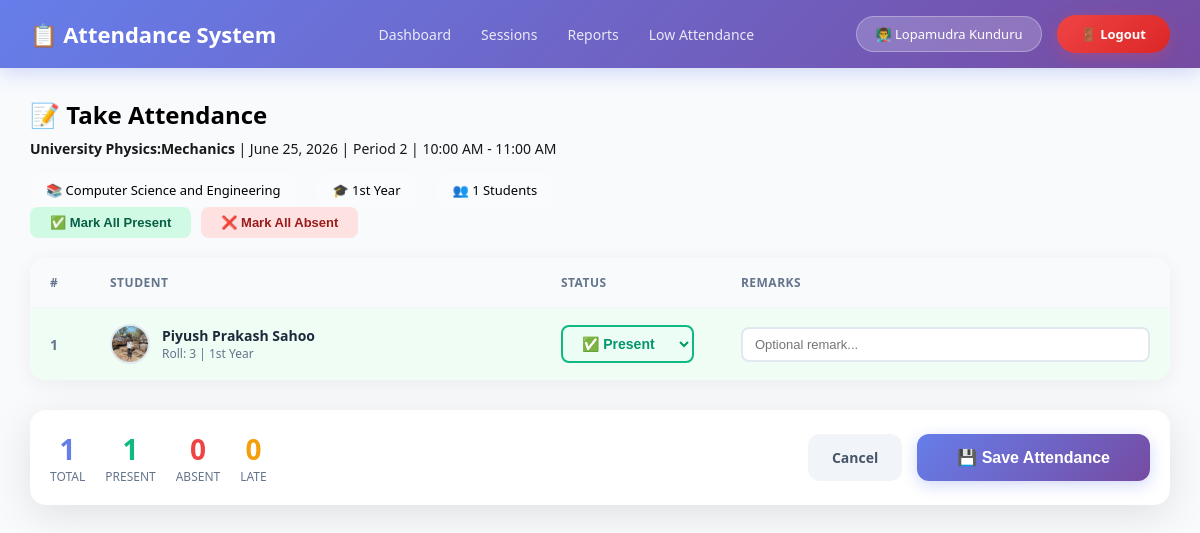
The app's page /attendance/session/10/take/ (signed in) with its own data.
### StudentManage_app/models.py (models this page shows, shortened)
class Teacher(models.Model):
    teacher_id = models.CharField(max_length=20, unique=True,null=True,blank=True)
    name = models.CharField(max_length=100)
    email = models.EmailField(unique=True)
    phone = models.CharField(max_length=15)
    qualification = models.CharField(max_length=100, null=True, blank=True)
    experience = models.IntegerField(default=0)
    department = models.ForeignKey(Department, on_delete=models.CASCADE)
    joining_date = models.DateField(null=True, blank=True)
    status = models.BooleanField(default=True)
    created_at = models.DateTimeField(null=True, blank=True)
    password_hash = models.CharField(max_length=128, blank=True, null=True)
    is_teacher_admin = models.BooleanField(default=False, help_text="Can manage other teachers")

class AttendanceSession(models.Model):
    subject = models.ForeignKey(Subject, on_delete=models.CASCADE, related_name='sessions')
    teacher = models.ForeignKey(Teacher, on_delete=models.CASCADE, related_name='sessions_taken')
    date = models.DateField(default=timezone.now)
    period = models.CharField(max_length=50)
    start_time = models.TimeField()
    end_time = models.TimeField()
    is_completed = models.BooleanField(default=False)
    total_students = models.IntegerField(default=0)
    present_count = models.IntegerField(default=0)
    absent_count = models.IntegerField(default=0)
    created_at = models.DateTimeField(null=True,blank=True)
    class Meta:
        unique_together = ['subject', 'teacher', 'date', 'period']

class Subject(models.Model):
    department = models.ForeignKey(Department, on_delete=models.CASCADE, related_name='subjects', null=True, blank=True)
    YEAR_CHOICES = (
        ('1st Year', '1st Year'),
        ('2nd Year', '2nd Year'),
        ('3rd Year', '3rd Year'),
        ('4th Year', '4th Year'),
    )
    SEMESTER_CHOICES = (
        ('1st Semester', '1st Semester'),
        ('2nd Semester', '2nd Semester'),
        ('3rd Semester', '3rd Semester'),
        ('4th Semester', '4th Semester'),
        ('5th Semester', '5th Semester'),
        ('6th Semester', '6th Semester'),
        ('7th Semester', '7th Semester'),
        ('8th Semester', '8th Semester'),
    )
    semester = models.CharField(max_length=20, choices=SEMESTER_CHOICES, null=True, blank=True)
    year = models.CharField(max_length=20, choices=YEAR_CHOICES, null=True, blank=True)
    subject_name = models.CharField(max_length=100)
    subject_code = models.CharField(max_length=20, unique=True)
    credits = models.IntegerField(default=3)

class Department(models.Model):
    name = models.CharField(max_length=100)
    hod = models.ForeignKey(
        'Teacher',  # Use string reference to avoid circular import
        on_delete=models.SET_NULL,  # Keep department if teacher is deleted
        null=True,
        blank=True,
        related_name='headed_departments'  # Access from Teacher side
    )

class Student(models.Model):
    YEAR_CHOICES = (
        ('1st Year', '1st Year'),
        ('2nd Year', '2nd Year'),
        ('3rd Year', '3rd Year'),
        ('4th Year', '4th Year'),
    )
    GENDER_CHOICES = (
        ('Male', 'Male'),
        ('Female', 'Female'),
        ('Other', 'Other'),
    )
    name = models.CharField(max_length=100)
    roll_no = models.CharField(max_length=20, unique=True)
    email = models.EmailField(unique=True)
    phone = models.CharField(max_length=15)
    department = models.ForeignKey(Department, on_delete=models.CASCADE, related_name='students')
    year = models.CharField(max_length=20, choices=YEAR_CHOICES)
    gender = models.CharField(max_length=20, choices=GENDER_CHOICES)
    dob = models.DateField()
    address = models.TextField()
    photo = models.ImageField(upload_to='students/', blank=True, null=True)
    created_at = models.DateTimeField(auto_now_add=True,null=True,blank=True)
    class Meta:
        ordering = ['-name']

### StudentManage_app/views.py (the view, shortened to what this page needs)
# urls.py: path('attendance/session/<int:session_id>/take/', views.take_attendance, name='take_attendance'),
@teacher_login_required
def take_attendance(request, session_id):
    session = get_object_or_404(AttendanceSession, id=session_id)
    teacher = get_current_teacher(request)
    if session.teacher != teacher and not teacher.is_teacher_admin:
        messages.error(request, "You can only take attendance for your own sessions.")
        return redirect('session_list')
    if session.is_completed:
        messages.warning(request, "This session is already completed.")
        return redirect('session_detail', session_id=session.id)
    students = Student.objects.filter(
        department=session.subject.department,
        year=session.subject.year
    ).order_by('roll_no')
    existing_records = {rec.student_id: rec for rec in session.records.all()}
    context = {
        'session': session,
        'students': students,
        'existing_records': existing_records,
        'status_choices': Attendance.STATUS_CHOICES,
        'teacher': teacher,
    }
    return render(request, 'StudentManage_app/attendance/take_attendance.html', context)

### StudentManage_app/views.py (called while the page is built)
def get_current_teacher(request):
    teacher_id = request.session.get('teacher_id')
    if teacher_id:
        try:
            return Teacher.objects.get(id=teacher_id, status=True)
        except Teacher.DoesNotExist:
            if 'teacher_id' in request.session:
                del request.session['teacher_id']
    return None

def teacher_login_required(view_func):
    @wraps(view_func)
    def wrapper(request, *args, **kwargs):
        teacher_id = request.session.get('teacher_id')
        if not teacher_id:
            messages.error(request, "Please login as teacher to access this page.")
            return redirect('teacher_login')
        try:
            teacher = Teacher.objects.get(id=teacher_id, status=True)
            request.teacher = teacher  # Attach to request for convenience
        except Teacher.DoesNotExist:
            if 'teacher_id' in request.session:
                del request.session['teacher_id']
            messages.error(request, "Session expired. Please login again.")
            return redirect('teacher_login')
        return view_func(request, *args, **kwargs)
    return wrapper

### StudentManage_app/templates/StudentManage_app/attendance/take_attendance.html (shortened to what this page needs)
{% extends 'StudentManage_app/attendance/base.html' %}
{% block content %}
<div class="attendance-header">
    <h2>📝 Take Attendance</h2>
    <p>
        <strong>{{ session.subject.subject_name }}</strong> |
        {{ session.date|date:"F d, Y" }} |
        Period {{ session.period }} |
        {{ session.start_time|time:"g:i A" }} - {{ session.end_time|time:"g:i A" }}
    </p>
    <div class="attendance-stats">
        <div class="attendance-stat">📚 {{ session.subject.department.name }}</div>
        <div class="attendance-stat">🎓 {{ session.subject.year }}</div>
        <div class="attendance-stat">👥 {{ students|length }} Students</div>
    </div>
</div>
{% if students %}
<form method="post" id="attendanceForm">
    <div class="bulk-actions">
        <button type="button" class="btn-bulk btn-bulk-present" onclick="markAll('Present')">
            ✅ Mark All Present
        </button>
        <button type="button" class="btn-bulk btn-bulk-absent" onclick="markAll('Absent')">
            ❌ Mark All Absent
        </button>
    </div>
    <div class="card" style="padding: 0; overflow: hidden;">
        <table style="width: 100%; border-collapse: collapse;">
            <thead>
                <tr style="background: #f8fafc;">
                    <th style="padding: 16px 20px; text-align: left; width: 60px;">#</th>
                    <th style="padding: 16px 20px; text-align: left;">Student</th>
                    <th style="padding: 16px 20px; text-align: left; width: 180px;">Status</th>
                    <th style="padding: 16px 20px; text-align: left;">Remarks</th>
                </tr>
            </thead>
            <tbody>
                {% for student in students %}
                <tr class="student-row" id="row-{{ student.id }}">
                    <td style="padding: 16px 20px; font-weight: 700; color: #64748b;">{{ forloop.counter }}</td>
                    <td style="padding: 16px 20px;">
                        <div class="student-info">
                            {% if student.photo %}
                            <img src="{{ student.photo.url }}" class="student-avatar" alt="{{ student.name }}">
                            {% else %}
                            <div class="student-avatar-placeholder">{{ student.name|first|upper }}</div>
                            {% endif %}
                            <div>
                                <div class="student-name">{{ student.name }}</div>
                                <div class="student-roll">Roll: {{ student.roll_no }} | {{ student.year }}</div>
                            </div>
                        </div>
                    </td>
                    <td style="padding: 16px 20px;">
                        <select name="student_{{ student.id }}"
                                id="status-{{ student.id }}"
                                class="status-select"
                                onchange="updateRow(this, {{ student.id }})">
                            {% for code, label in status_choices %}
                            <option value="{{ code }}"
                                {% if not existing_records and code == 'Present' %}selected{% endif %}>
                                {% if code == 'Present' %}✅{% elif code == 'Absent' %}❌{% elif code == 'Late' %}⏰{% else %}📝{% endif %}
                                {{ label }}
                            </option>
                            {% endfor %}
                        </select>
                    </td>
                    <td style="padding: 16px 20px;">
                        <input type="text"
                               name="remark_{{ student.id }}"
                               class="remark-input"
                               placeholder="Optional remark..."
                               value="">
                    </td>
                </tr>
                {% endfor %}
            </tbody>
        </table>
    </div>
    <div class="submit-section">
        <div class="attendance-summary">
            <div class="summary-item">
                <div class="summary-number" id="totalCount" style="color: #667eea;">{{ students|length }}</div>
                <div class="summary-label">Total</div>
            </div>
            <div class="summary-item">
                <div class="summary-number" id="presentCount" style="color: #10b981;">0</div>
                <div class="summary-label">Present</div>
            </div>
            <div class="summary-item">
                <div class="summary-number" id="absentCount" style="color: #ef4444;">0</div>
                <div class="summary-label">Absent</div>
            </div>
            <div class="summary-item">
                <div class="summary-number" id="lateCount" style="color: #f59e0b;">0</div>
                <div class="summary-label">Late</div>
            </div>
        </div>
        <div style="display: flex; gap: 15px;">
            <a href="{% url 'session_list' %}" class="btn btn-secondary">Cancel</a>
            <button type="submit" class="btn btn-primary" style="padding: 14px 40px; font-size: 16px;">
                💾 Save Attendance
            </button>
        </div>
    </div>
</form>
{% endif %}
{% endblock %}

### StudentManage_app/templates/StudentManage_app/attendance/base.html (shortened to what this page needs)
<!DOCTYPE html>
<html lang="en">
<head>
</head>
<body>
    <nav class="navbar">
    <a href="{% url 'attendance_dashboard' %}" class="navbar-brand">
        📋 Attendance System
    </a>
    <div class="nav-links">
        <a href="{% url 'attendance_dashboard' %}" class="{% if request.resolver_match.url_name == 'attendance_dashboard' %}active{% endif %}">Dashboard</a>
        <a href="{% url 'session_list' %}" class="{% if request.resolver_match.url_name == 'session_list' %}active{% endif %}">Sessions</a>
        <a href="{% url 'attendance_report' %}" class="{% if request.resolver_match.url_name == 'attendance_report' %}active{% endif %}">Reports</a>
        <a href="{% url 'low_attendance_report' %}" class="{% if request.resolver_match.url_name == 'low_attendance_report' %}active{% endif %}">Low Attendance</a>
    </div>
    <div class="navbar-user">
        <span class="teacher-badge">
            {% if teacher %}
                👨‍🏫 {{ teacher.name }}
            {% else %}
                👤 {{ request.user.username }}
            {% endif %}
        </span>
        <form method="post" action="{% url 'teacher_logout'%}" style="display: inline; margin: 0;">
            <button type="submit" class="btn-logout" style="
                background: linear-gradient(135deg, #ef4444 0%, #dc2626 100%);
                color: white;
                border: none;
                padding: 10px 24px;
                border-radius: 25px;
                font-size: 13px;
                font-weight: 600;
                cursor: pointer;
                font-family: 'Segoe UI', Tahoma, Geneva, Verdana, sans-serif;
                transition: all 0.3s;
                box-shadow: 0 4px 15px rgba(239, 68, 68, 0.3);
            " onmouseover="this.style.transform='translateY(-2px)'; this.style.boxShadow='0 6px 20px rgba(239, 68, 68, 0.4)'"
            onmouseout="this.style.transform=''; this.style.boxShadow='0 4px 15px rgba(239, 68, 68, 0.3)'">
                🚪 Logout
            </button>
        </form>
    </div>
</nav>
    <div class="content">
        {% block content %}{% endblock %}
    </div>
</body>
</html>

### records on screen
Teacher: name "Lopamudra Kunduru"
AttendanceSession: subject.subject_name "University Physics:Mechanics", date "June 25, 2026", period "2", start_time "10:00 AM", end_time "11:00 AM", subject.department.name "Computer Science and Engineering", subject.year "1st Year"
Student: photo (picture), name "Piyush Prakash Sahoo", roll_no "3", year "1st Year", id "✅ Present"

### other values on screen
{{ students|length }} "1"
